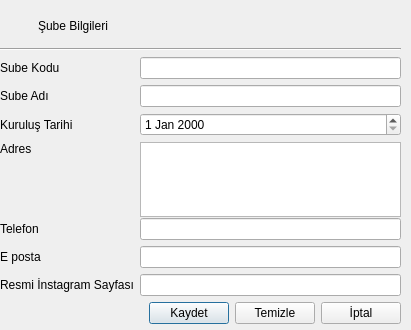
<?xml version="1.0" encoding="UTF-8"?>
<ui version="4.0">
 <class>OOSubeBilgileriFormu</class>
 <widget class="QDialog" name="OOSubeBilgileriFormu">
  <property name="geometry">
   <rect>
    <x>0</x>
    <y>0</y>
    <width>411</width>
    <height>330</height>
   </rect>
  </property>
  <property name="windowTitle">
   <string>Dialog</string>
  </property>
  <property name="styleSheet">
   <string notr="true">QLabel {
	font: 10pt &quot;Cambria&quot;;
}

QLabel#lblBaslik {
 font: bold 14pt &quot;Cambria&quot;;
}

QLabel#lblSimge {
 qproperty-pixmap: url(:/simgeler/Simgeler/sube.png);
}

QDateEdit {
 qproperty-displayFormat: 'dd.MM.yyyy';
 qproperty-calendarPopup: true;
}

QPushButton#btnKaydet {
 qproperty-text: 'Kaydet';
 qproperty-icon: url(:/simgeler/Simgeler/kaydet.png);
 qproperty-default: true;
}

QPushButton#btnTemizle {
 qproperty-text: 'Temizle';
 qproperty-icon: url(:/simgeler/Simgeler/temizle.png);
}

QPushButton#btnIptal {
 qproperty-text: 'İptal';
 qproperty-icon: url(:/simgeler/Simgeler/iptal.png);
}
</string>
  </property>
  <widget class="QWidget" name="layoutWidget">
   <property name="geometry">
    <rect>
     <x>0</x>
     <y>10</y>
     <width>401</width>
     <height>314</height>
    </rect>
   </property>
   <layout class="QGridLayout" name="gridLayout_2">
    <item row="0" column="0">
     <layout class="QHBoxLayout" name="horizontalLayout_2">
      <item>
       <widget class="QLabel" name="lblSimge">
        <property name="minimumSize">
         <size>
          <width>32</width>
          <height>32</height>
         </size>
        </property>
        <property name="maximumSize">
         <size>
          <width>32</width>
          <height>32</height>
         </size>
        </property>
        <property name="text">
         <string/>
        </property>
       </widget>
      </item>
      <item>
       <widget class="QLabel" name="lblBaslik">
        <property name="text">
         <string>Şube Bilgileri</string>
        </property>
       </widget>
      </item>
     </layout>
    </item>
    <item row="1" column="0">
     <widget class="Line" name="line">
      <property name="orientation">
       <enum>Qt::Horizontal</enum>
      </property>
     </widget>
    </item>
    <item row="2" column="0">
     <layout class="QGridLayout" name="gridLayout">
      <item row="0" column="0">
       <widget class="QLabel" name="lblSubeKodu">
        <property name="text">
         <string>Sube Kodu</string>
        </property>
       </widget>
      </item>
      <item row="0" column="1">
       <widget class="QLineEdit" name="leSubeKodu"/>
      </item>
      <item row="1" column="0">
       <widget class="QLabel" name="lblSubeAdi">
        <property name="text">
         <string>Sube Adı</string>
        </property>
       </widget>
      </item>
      <item row="1" column="1">
       <widget class="QLineEdit" name="leSubeAdi"/>
      </item>
      <item row="2" column="0">
       <widget class="QLabel" name="lblKurulusTarihi">
        <property name="text">
         <string>Kuruluş Tarihi</string>
        </property>
       </widget>
      </item>
      <item row="2" column="1">
       <widget class="QDateEdit" name="deKurulusTarihi"/>
      </item>
      <item row="3" column="0">
       <widget class="QLabel" name="lblAdres">
        <property name="text">
         <string>Adres</string>
        </property>
        <property name="alignment">
         <set>Qt::AlignLeading|Qt::AlignLeft|Qt::AlignTop</set>
        </property>
       </widget>
      </item>
      <item row="3" column="1">
       <widget class="QPlainTextEdit" name="pteAdres">
        <property name="minimumSize">
         <size>
          <width>0</width>
          <height>75</height>
         </size>
        </property>
        <property name="maximumSize">
         <size>
          <width>16777215</width>
          <height>75</height>
         </size>
        </property>
       </widget>
      </item>
      <item row="4" column="0">
       <widget class="QLabel" name="lblTelefon">
        <property name="text">
         <string>Telefon</string>
        </property>
       </widget>
      </item>
      <item row="4" column="1">
       <widget class="QLineEdit" name="leTelefon"/>
      </item>
      <item row="5" column="0">
       <widget class="QLabel" name="lblEposta">
        <property name="text">
         <string>E posta</string>
        </property>
       </widget>
      </item>
      <item row="5" column="1">
       <widget class="QLineEdit" name="leEposta"/>
      </item>
      <item row="6" column="0">
       <widget class="QLabel" name="lblinstagram">
        <property name="text">
         <string>Resmi İnstagram Sayfası</string>
        </property>
       </widget>
      </item>
      <item row="6" column="1">
       <widget class="QLineEdit" name="leInstagram"/>
      </item>
     </layout>
    </item>
    <item row="3" column="0">
     <layout class="QHBoxLayout" name="horizontalLayout">
      <item>
       <spacer name="horizontalSpacer">
        <property name="orientation">
         <enum>Qt::Horizontal</enum>
        </property>
        <property name="sizeHint" stdset="0">
         <size>
          <width>40</width>
          <height>20</height>
         </size>
        </property>
       </spacer>
      </item>
      <item>
       <widget class="QPushButton" name="btnKaydet">
        <property name="text">
         <string>Kaydet</string>
        </property>
       </widget>
      </item>
      <item>
       <widget class="QPushButton" name="btnTemizle">
        <property name="text">
         <string>Temizle</string>
        </property>
       </widget>
      </item>
      <item>
       <widget class="QPushButton" name="pushButton_3">
        <property name="text">
         <string>İptal</string>
        </property>
       </widget>
      </item>
     </layout>
    </item>
   </layout>
  </widget>
 </widget>
 <resources/>
 <connections>
  <connection>
   <sender>btnKaydet</sender>
   <signal>clicked()</signal>
   <receiver>OOSubeBilgileriFormu</receiver>
   <slot>accept()</slot>
   <hints>
    <hint type="sourcelabel">
     <x>166</x>
     <y>309</y>
    </hint>
    <hint type="destinationlabel">
     <x>11</x>
     <y>312</y>
    </hint>
   </hints>
  </connection>
  <connection>
   <sender>pushButton_3</sender>
   <signal>clicked()</signal>
   <receiver>OOSubeBilgileriFormu</receiver>
   <slot>reject()</slot>
   <hints>
    <hint type="sourcelabel">
     <x>326</x>
     <y>311</y>
    </hint>
    <hint type="destinationlabel">
     <x>321</x>
     <y>334</y>
    </hint>
   </hints>
  </connection>
  <connection>
   <sender>leSubeKodu</sender>
   <signal>textChanged(QString)</signal>
   <receiver>OOSubeBilgileriFormu</receiver>
   <slot>DegisiklikVar()</slot>
   <hints>
    <hint type="sourcelabel">
     <x>148</x>
     <y>72</y>
    </hint>
    <hint type="destinationlabel">
     <x>21</x>
     <y>325</y>
    </hint>
   </hints>
  </connection>
  <connection>
   <sender>leSubeAdi</sender>
   <signal>textChanged(QString)</signal>
   <receiver>OOSubeBilgileriFormu</receiver>
   <slot>DegisiklikVar()</slot>
   <hints>
    <hint type="sourcelabel">
     <x>157</x>
     <y>98</y>
    </hint>
    <hint type="destinationlabel">
     <x>27</x>
     <y>321</y>
    </hint>
   </hints>
  </connection>
  <connection>
   <sender>deKurulusTarihi</sender>
   <signal>dateChanged(QDate)</signal>
   <receiver>OOSubeBilgileriFormu</receiver>
   <slot>DegisiklikVar()</slot>
   <hints>
    <hint type="sourcelabel">
     <x>172</x>
     <y>122</y>
    </hint>
    <hint type="destinationlabel">
     <x>35</x>
     <y>295</y>
    </hint>
   </hints>
  </connection>
  <connection>
   <sender>pteAdres</sender>
   <signal>textChanged()</signal>
   <receiver>OOSubeBilgileriFormu</receiver>
   <slot>DegisiklikVar()</slot>
   <hints>
    <hint type="sourcelabel">
     <x>200</x>
     <y>175</y>
    </hint>
    <hint type="destinationlabel">
     <x>123</x>
     <y>308</y>
    </hint>
   </hints>
  </connection>
  <connection>
   <sender>leTelefon</sender>
   <signal>textChanged(QString)</signal>
   <receiver>OOSubeBilgileriFormu</receiver>
   <slot>DegisiklikVar()</slot>
   <hints>
    <hint type="sourcelabel">
     <x>219</x>
     <y>226</y>
    </hint>
    <hint type="destinationlabel">
     <x>138</x>
     <y>316</y>
    </hint>
   </hints>
  </connection>
  <connection>
   <sender>leEposta</sender>
   <signal>textChanged(QString)</signal>
   <receiver>OOSubeBilgileriFormu</receiver>
   <slot>DegisiklikVar()</slot>
   <hints>
    <hint type="sourcelabel">
     <x>232</x>
     <y>252</y>
    </hint>
    <hint type="destinationlabel">
     <x>137</x>
     <y>299</y>
    </hint>
   </hints>
  </connection>
  <connection>
   <sender>leInstagram</sender>
   <signal>textChanged(QString)</signal>
   <receiver>OOSubeBilgileriFormu</receiver>
   <slot>DegisiklikVar()</slot>
   <hints>
    <hint type="sourcelabel">
     <x>244</x>
     <y>282</y>
    </hint>
    <hint type="destinationlabel">
     <x>46</x>
     <y>316</y>
    </hint>
   </hints>
  </connection>
 </connections>
 <slots>
  <slot>DegisiklikVar()</slot>
 </slots>
</ui>
